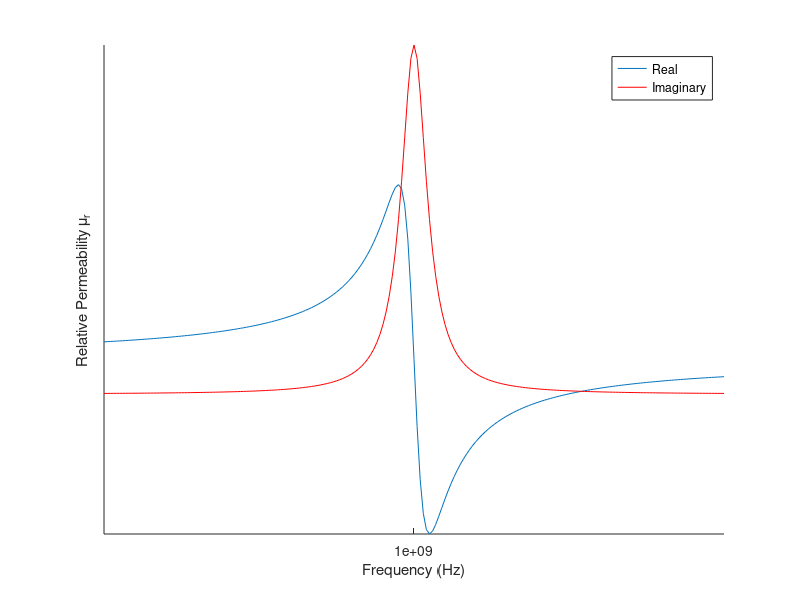

MATLAB code for this plot:
clc;
clear all;

eV_um_scale = 1.0/1.23984193;
Cu_plasma_frq = 10.83*eV_um_scale;
Cu_f0 = 0.575;
Cu_frq0 = 1e-10;
Cu_gam0 = 0.030*eV_um_scale;
Cu_sig0 = Cu_f0*(Cu_plasma_frq*Cu_plasma_frq)/(Cu_frq0*Cu_frq0);
Cu_f1 = 0.061;
Cu_frq1 = 0.291*eV_um_scale;
Cu_gam1 = 0.378*eV_um_scale;
Cu_sig1 = Cu_f1*(Cu_plasma_frq*Cu_plasma_frq)/(Cu_frq1*Cu_frq1);
Cu_f2 = 0.104;
Cu_frq2 = 2.957*eV_um_scale;      
Cu_gam2 = 1.056*eV_um_scale;
Cu_sig2 = Cu_f2*(Cu_plasma_frq*Cu_plasma_frq)/(Cu_frq2*Cu_frq2);
Cu_f3 = 0.723;
Cu_frq3 = 5.300*eV_um_scale;      
Cu_gam3 = 3.213*eV_um_scale;
Cu_sig3 = Cu_f3*(Cu_plasma_frq*Cu_plasma_frq)/(Cu_frq3*Cu_frq3);
Cu_f4 = 0.638;
Cu_frq4 = 11.18*eV_um_scale;
Cu_gam4 = 4.305*eV_um_scale;
Cu_sig4 = Cu_f4*(Cu_plasma_frq*Cu_plasma_frq)/(Cu_frq4*Cu_frq4);
sigma_Cu=Cu_sig0;

um_scale=1000;
NiFe_frq = 1/(0.0838297450980392*um_scale);
NiFe_gam = 1/(0.259381156903766*um_scale);
NiFe_sig = 1;
mu0=1000;
sigmab=0;
sigma0=NiFe_sig;
omega0=2*pi*NiFe_frq;
gamma0=NiFe_gam;

um_scale=1;
NiFe_frq = 1e9;
NiFe_gam = 10e5;
NiFe_sig = 1;
mu0=0.0000001;
sigmab=0;
sigma0=NiFe_sig;
omega0=NiFe_frq;
gamma0=NiFe_gam;

n=1;
for omega=0.99e9:1e5:1.01e9
    mu(n)=(1+(i*sigmab/omega))*(mu0+(sigma0*omega0)/(omega0*omega0-omega*omega-i*omega*gamma0));
    n=n+1;
end
hold on;
plot(0.99e9:1e5:1.01e9,real(mu))
plot(0.99e9:1e5:1.01e9,imag(mu),'r')
ylabel('Relative Permeability \mu_r')
xlabel('Frequency (Hz)')
legend('Real','Imaginary')
set(gca,'xtick',[1e9])
set(gca,'ytick',[])
% eps0=1;
% sigmad=1000;
% n=1;
% sum=0;
% for omega=0:0.0001:0.01
%     sum=0;
%     sum=sum+(Cu_sig0*2*pi*Cu_frq0)/(2*pi*Cu_frq0*2*pi*Cu_frq0-omega*omega-i*omega*Cu_gam0);
%     sum=sum+(Cu_sig1*2*pi*Cu_frq1)/(2*pi*Cu_frq1*2*pi*Cu_frq1-omega*omega-i*omega*Cu_gam1);
%     sum=sum+(Cu_sig2*2*pi*Cu_frq2)/(2*pi*Cu_frq2*2*pi*Cu_frq2-omega*omega-i*omega*Cu_gam2);
%     sum=sum+(Cu_sig3*2*pi*Cu_frq3)/(2*pi*Cu_frq3*2*pi*Cu_frq3-omega*omega-i*omega*Cu_gam3);
%     sum=sum+(Cu_sig4*2*pi*Cu_frq4)/(2*pi*Cu_frq4*2*pi*Cu_frq4-omega*omega-i*omega*Cu_gam4);
%     
%     eps(n)=(1+(i*sigmad/omega))*(eps0+sum);
%     n=n+1;
% end
% plot(0:0.0001:0.01,abs(eps))
